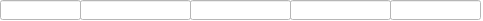
<?xml version="1.0" encoding="UTF-8"?>
<ui version="4.0">
 <class>shoppingForm</class>
 <widget class="QWidget" name="shoppingForm">
  <property name="geometry">
   <rect>
    <x>0</x>
    <y>0</y>
    <width>483</width>
    <height>21</height>
   </rect>
  </property>
  <property name="windowTitle">
   <string>Form</string>
  </property>
  <property name="styleSheet">
   <string notr="true">background-color: rgb(255, 255, 255);</string>
  </property>
  <widget class="QLineEdit" name="shoppingnameEdit">
   <property name="enabled">
    <bool>false</bool>
   </property>
   <property name="geometry">
    <rect>
     <x>80</x>
     <y>0</y>
     <width>111</width>
     <height>20</height>
    </rect>
   </property>
   <property name="font">
    <font>
     <family>楷体</family>
     <pointsize>12</pointsize>
    </font>
   </property>
   <property name="text">
    <string/>
   </property>
   <property name="alignment">
    <set>Qt::AlignCenter</set>
   </property>
  </widget>
  <widget class="QLineEdit" name="numEdit">
   <property name="enabled">
    <bool>false</bool>
   </property>
   <property name="geometry">
    <rect>
     <x>0</x>
     <y>0</y>
     <width>81</width>
     <height>20</height>
    </rect>
   </property>
   <property name="font">
    <font>
     <family>楷体</family>
     <pointsize>12</pointsize>
    </font>
   </property>
   <property name="text">
    <string/>
   </property>
   <property name="alignment">
    <set>Qt::AlignCenter</set>
   </property>
  </widget>
  <widget class="QLineEdit" name="numberEdit">
   <property name="enabled">
    <bool>false</bool>
   </property>
   <property name="geometry">
    <rect>
     <x>190</x>
     <y>0</y>
     <width>101</width>
     <height>20</height>
    </rect>
   </property>
   <property name="font">
    <font>
     <family>楷体</family>
     <pointsize>12</pointsize>
    </font>
   </property>
   <property name="text">
    <string/>
   </property>
   <property name="alignment">
    <set>Qt::AlignCenter</set>
   </property>
  </widget>
  <widget class="QLineEdit" name="outpriceEdit">
   <property name="enabled">
    <bool>false</bool>
   </property>
   <property name="geometry">
    <rect>
     <x>290</x>
     <y>0</y>
     <width>101</width>
     <height>20</height>
    </rect>
   </property>
   <property name="font">
    <font>
     <family>楷体</family>
     <pointsize>12</pointsize>
    </font>
   </property>
   <property name="text">
    <string/>
   </property>
   <property name="alignment">
    <set>Qt::AlignCenter</set>
   </property>
  </widget>
  <widget class="QLineEdit" name="moneyEdit">
   <property name="enabled">
    <bool>false</bool>
   </property>
   <property name="geometry">
    <rect>
     <x>390</x>
     <y>0</y>
     <width>91</width>
     <height>20</height>
    </rect>
   </property>
   <property name="font">
    <font>
     <family>楷体</family>
     <pointsize>12</pointsize>
    </font>
   </property>
   <property name="text">
    <string/>
   </property>
   <property name="alignment">
    <set>Qt::AlignCenter</set>
   </property>
  </widget>
 </widget>
 <resources/>
 <connections/>
</ui>
